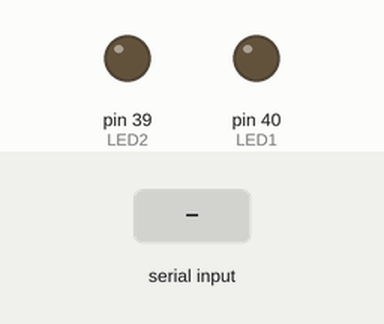
The sketch below on a simulated Arduino Mega 2560, built with avr-gcc and run on an emulated ATmega2560. On the bench: output pins drawn as LEDs (lit = HIGH). The test bench sets the inputs (shaded band).

Above: at 1.2 s.
1.3 s: byte 1 (1) received over Serial
At 2.5 s:
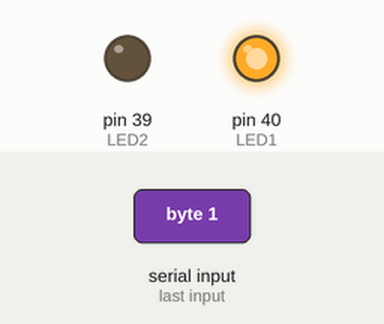
2.8 s: byte 2 (2) received over Serial
At 3.8 s:
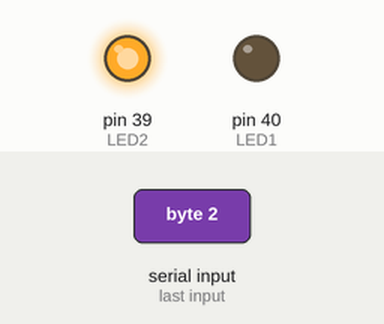
Timing chart, 0 to 5.8 s (numbered marks = the images above; inputs shaded):
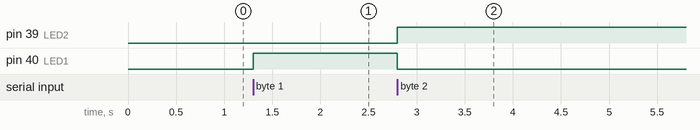

Measured:
- after the input at 1.3 s, pin 40 (LED1): LOW → HIGH at once
- after the input at 2.8 s, pin 39 (LED2): LOW → HIGH at once; pin 40 (LED1): HIGH → LOW at once

The sketch:

arduino_serial_read_LEDs.ino
```cpp
/*
|||||||||||||||||||||||||||||||||||||||||||||||||
||          "Serial Read - LED DIGITAL"        ||
||  Reads from Serial UART one byte at a time  ||
|||||||||||||||||||||||||||||||||||||||||||||||||

- Receives data over Serial UART port from P5 to turn 2 LEDS on/off
- Hook up LEDs to pins 4 and 5;

REFERENCE:
- https://docs.arduino.cc/language-reference/en/functions/communication/serial/read/
- https://docs.arduino.cc/language-reference/en/functions/communication/serial/available/
*/

const int LED1 = 40; // LED 1 pin
const int LED2 = 39; // LED 2 pin
byte val; // store byte received from serial port

void setup()
{
  pinMode(LED1, OUTPUT); // set pin as output
  pinMode(LED2, OUTPUT); // set pin as output
  Serial.begin(9600); // Start serial communication at 9600 bps
}

void loop()
{
  if (Serial.available()) // If data is available to read
  {
    val = Serial.read(); // read it and store it in val
  }

  if (val == 0)
  { // If 0 received
    digitalWrite(LED1, LOW); // LEDs 1 & 2 off
    digitalWrite(LED2, LOW);
  }
  else if (val == 1)
  { // If 1 received
    digitalWrite(LED1, HIGH); // LED 1 on
    digitalWrite(LED2, LOW); // LED 2 off
  }
  else if (val == 2)
  { // If 2 received
    digitalWrite(LED2, HIGH); // LED 2 on
    digitalWrite(LED1, LOW); // LED 1 off
  }
}
```
